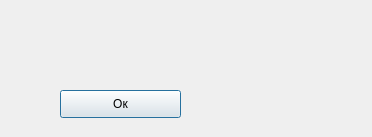
<?xml version="1.0" encoding="UTF-8"?>
<ui version="4.0">
 <class>Dialog</class>
 <widget class="QDialog" name="Dialog">
  <property name="geometry">
   <rect>
    <x>0</x>
    <y>0</y>
    <width>372</width>
    <height>137</height>
   </rect>
  </property>
  <property name="windowTitle">
   <string>Dialog</string>
  </property>
  <widget class="QPushButton" name="okButton">
   <property name="geometry">
    <rect>
     <x>60</x>
     <y>90</y>
     <width>121</width>
     <height>28</height>
    </rect>
   </property>
   <property name="text">
    <string>Ок</string>
   </property>
  </widget>
  <widget class="QLabel" name="label">
   <property name="geometry">
    <rect>
     <x>20</x>
     <y>20</y>
     <width>331</width>
     <height>51</height>
    </rect>
   </property>
   <property name="font">
    <font>
     <weight>50</weight>
     <bold>false</bold>
    </font>
   </property>
   <property name="text">
    <string/>
   </property>
  </widget>
 </widget>
 <resources/>
 <connections/>
</ui>
